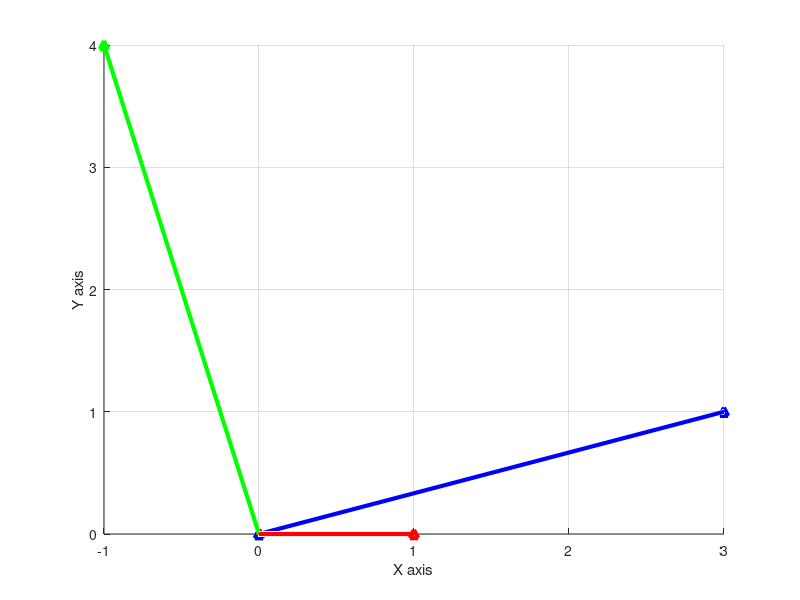

Reproduce this figure in MATLAB.

% 1.a Define and plot vectors u, v, and w

u = [1, 0, 3];
v = [-1, 4, 2];
w = [3, 1, -4];
origin = [0,0,0];

% degree symbol
deg = char(176);

figure;hold on;
plot3([origin(1) u(1)],[origin(2) u(2)],[origin(3) u(3)],'r-^', 'LineWidth',3);
plot3([origin(1) v(1)],[origin(2) v(2)],[origin(3) v(3)],'g-^', 'LineWidth',3);
plot3([origin(1) w(1)],[origin(2) w(2)],[origin(3) w(3)],'b-^', 'LineWidth',3);
grid on;
xlabel('X axis'), ylabel('Y axis'), zlabel('Z axis');

%1.b Calculate u + v + w
disp("Sum of vectors:");
disp(u + v + w);

%1.c Calculate the dot product of u v
disp("dot product of u, v: " + dot(u, v));

%1.d Find two different linear combinations of the vectors u, v, and w
c1 = 2; c2 = 3; c3 = 4;
linear_combination_1 = (c1 * u) + (c2 * v) + (c3 * w);
disp("Linear Combination 1 with constants c1 = 2, c2 = 3, and c3 = 4");
disp(linear_combination_1);

c1 = 5; c2 = 6; c3 = 7;
linear_combination_2 = (c1 * u) + (c2 * v) + (c3 * w);
disp("Linear Combination 1 with constants c1 = 5, c2 = 6, and c3 = 7");
disp(linear_combination_2);

%1.e Determine which pair of vectors has the smallest distance btwn them
dist_u_to_v = norm(u - v);
dist_u_to_w = norm(u - w);
dist_v_to_w = norm(v - w);

if dist_u_to_v <= min(dist_u_to_w, dist_v_to_w)
    disp("u, v have the smallest distance between them: " + dist_u_to_v);
elseif dist_u_to_w <= min(dist_u_to_v, dist_v_to_w)
    disp("u, w have the smallest distance between them: " + dist_u_to_w);
else 
    disp("v, w have the smallest distance between them: " + dist_v_to_w);
end

%1.f Determine which pair of vectors has the smallest angle btwn them
ang_u_v = rad2deg(acos((dot(u, v))/(norm(u)*norm(v))));
ang_u_w = rad2deg(acos((dot(u, w))/(norm(u)*norm(w))));
ang_v_w = rad2deg(acos((dot(v, w))/(norm(v)*norm(w))));

if ang_u_v <= min(ang_u_w, ang_v_w)
    disp("u, v have the smallest angle between them: " + ang_u_v + deg);
elseif ang_u_w <= min(ang_u_v, ang_v_w)
    disp("u, w have the smallest angle between them: " + ang_u_w + deg);
else 
    disp("v, w have the smallest angle between them: " + ang_v_w + deg);
end

